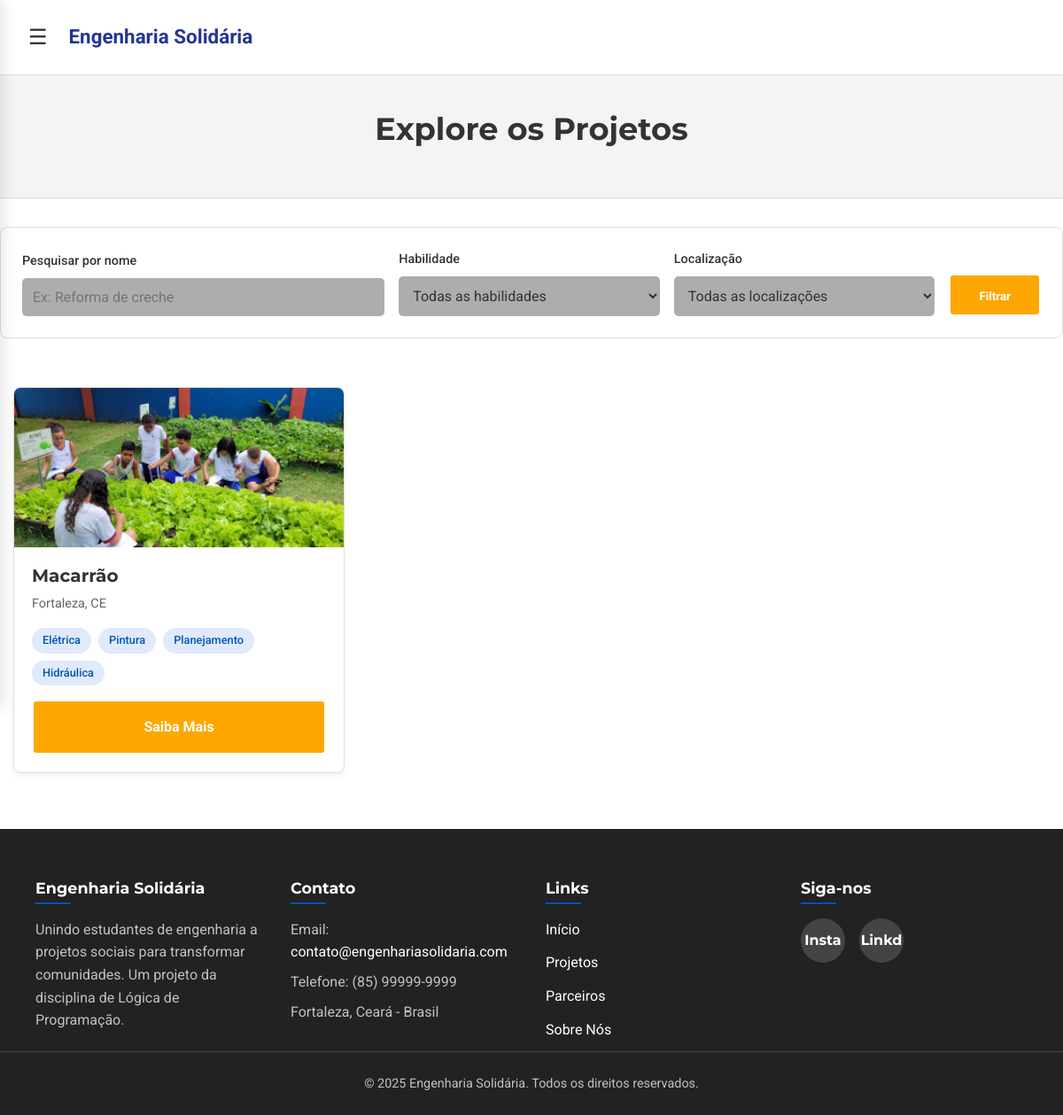
/projetos, run on an earlier commit of the app's database.
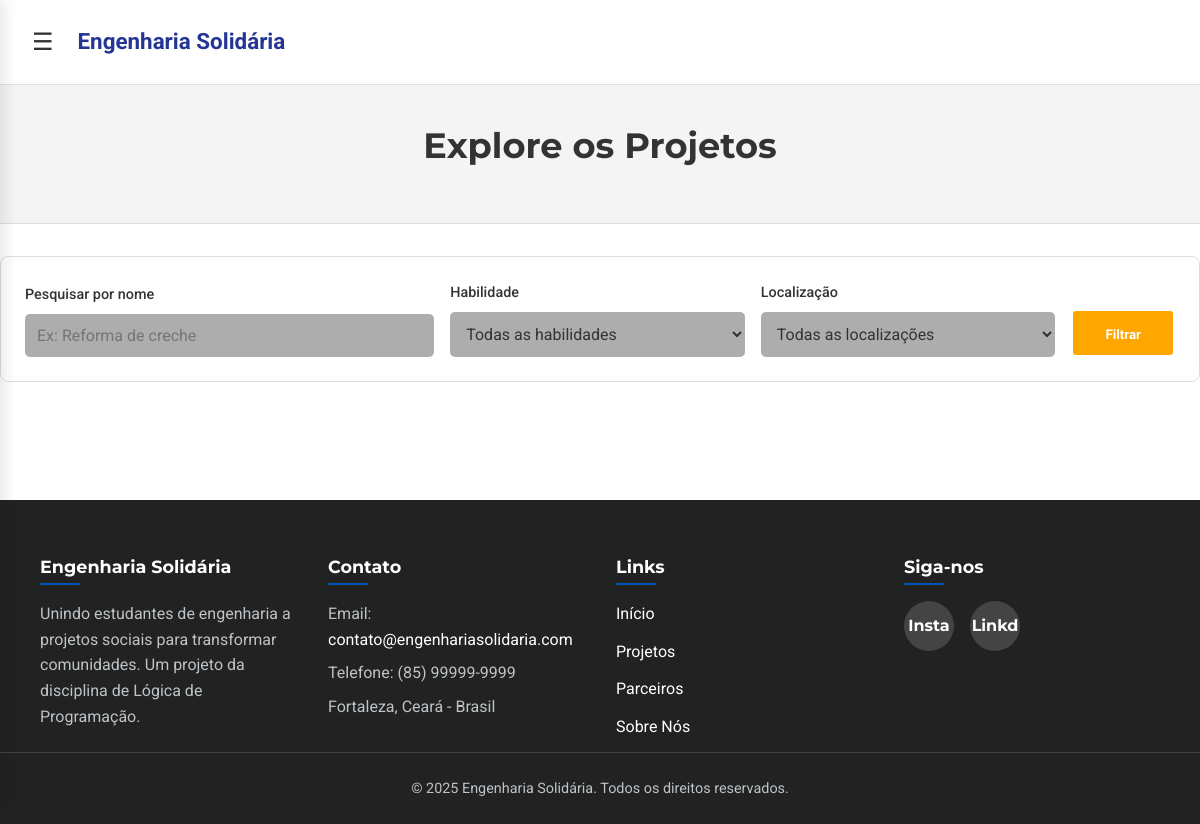
And on a later commit of the database.
### ES/models.py (models this page shows, shortened)
class Project(db.Model):
    id = db.Column(db.Integer, primary_key=True)
    title = db.Column(db.String(150), nullable=False)
    description = db.Column(db.Text, nullable=False)
    location = db.Column(db.String(100), nullable=False)
    status = db.Column(db.String(50), nullable=False, default='Não Inicializada')
    work_date = db.Column(db.Date, nullable=True)
    responsible_org = db.Column(db.String(150), nullable=True)
    responsible_contact = db.Column(db.String(100), nullable=True)
    voluntarios = db.relationship('User', secondary=inscricoes, back_populates='projects')
    required_skills = db.relationship('Skill', secondary=project_skills, lazy='subquery', backref=db.backref('projects', lazy=True))

class Skill(db.Model):
    id = db.Column(db.Integer, primary_key=True)
    name = db.Column(db.String(50), unique=True, nullable=False)

### ES/routes/routes_project.py (the view)
@dp.route('/projetos')
def projetos():
    todos_os_projetos = Project.query.all()
    todas_as_skills = Skill.query.order_by(Skill.name).all()
    locations_tuples = db.session.query(Project.location).distinct().order_by(Project.location).all()
    todas_as_localizacoes = [loc[0] for loc in locations_tuples if loc[0]]
    return render_template(
        'projetos.html',
        logged_in=('user_id' in session),
        projects=todos_os_projetos,
        skills=todas_as_skills,
        locations=todas_as_localizacoes
    )

### ES/templates/projetos.html (shortened to what this page needs)
<!DOCTYPE html>
<html lang="pt-BR">
  <head>
    <link
      rel="stylesheet"
      href="{{ url_for('static', filename='css/base.css') }}"
    />
    <link
      rel="stylesheet"
      href="{{ url_for('static', filename='css/header.css') }}"
    />
    <link
      rel="stylesheet"
      href="{{ url_for('static', filename='css/sidebar.css') }}"
    />
    <link
      rel="stylesheet"
      href="{{ url_for('static', filename='css/footer.css') }}"
    />
    <link
      rel="stylesheet"
      href="{{ url_for('static', filename='css/projetos.css') }}"
    />
  </head>
  <body
    data-url-home="{{ url_for('main.homepage') }}"
    data-url-projetos="{{ url_for('main.projetos') }}"
    data-url-parceiros="{{ url_for('main.parceiros') }}"
    data-url-sobre-nos="{{ url_for('main.sobre_nos') }}"
    data-url-login="{{ url_for('main.login_cadastro') }}"
    data-url-register="{{ url_for('main.login_cadastro') }}#register"
    data-logged-in="{{ logged_in }}"
    data-url-logout="{{ url_for('main.logout') }}"
    data-url-perfil="{{ url_for('main.perfil') }}"
  >
    <header id="top-header">
      <button id="sidebar-toggle" aria-label="Abrir menu lateral">
        &#9776;
      </button>
      <a href="{{ url_for('main.homepage') }}" class="header-logo"
        >Engenharia Solidária</a
      >
    </header>
    <div id="main-content">
      <main>
        <section class="page-header">
          <div class="container">
            <h1>Explore os Projetos</h1>
          </div>
        </section>
        <div class="container">
          <form class="filters-bar" id="filters-form">
            <div class="filter-group filter-search">
              <label for="search">Pesquisar por nome</label>
              <input
                type="text"
                id="search"
                name="search"
                placeholder="Ex: Reforma de creche"
              />
            </div>
            <div class="filter-group">
              <label for="habilidade">Habilidade</label>
              <select id="habilidade" name="habilidade">
                <option value="all">Todas as habilidades</option>
              </select>
            </div>
            <div class="filter-group">
              <label for="localizacao">Localização</label>
              <select id="localizacao" name="localizacao">
                <option value="all">Todas as localizações</option>
              </select>
            </div>
            <button type="submit" class="btn btn-primary" id="filter-btn">
              Filtrar
            </button>
          </form>
        </div>
        <section class="projects-list">
          <div class="container">
            <div class="projects-grid">
              {% for project in projects %}
              <div class="project-card">
                <img
                  src="../static/img/horta_em_escola.jpg"
                  alt="Imagem do Projeto"
                />
                <div class="project-card-content">
                  <h3>{{ project.title }}</h3>
                  <p class="project-card-location">{{ project.location }}</p>
                  <div class="project-card-tags">
                    {% for skill in project.required_skills %}
                    <span class="tag" data-skill="{{ skill.name|lower }}"
                      >{{ skill.name }}</span
                    >
                    {% else %}
                    <span
                      class="tag"
                      style="background-color: #eee; color: #777"
                      >Nenhuma habilidade específica</span
                    >
                    {% endfor %}
                  </div>
                  <a
                    href="{{ url_for('main.detalhes_projeto', project_id=project.id) }}"
                    class="btn btn-primary"
                    >Saiba Mais</a
                  >
                </div>
              </div>
              {% endfor %}
            </div>
          </div>
        </section>
      </main>
      <footer class="footer">
        <div class="container">
          <div class="footer-content">
            <div class="footer-column footer-about">
              <h4>Engenharia Solidária</h4>
              <p>
                Unindo estudantes de engenharia a projetos sociais para
                transformar comunidades. Um projeto da disciplina de Lógica de
                Programação.
              </p>
            </div>
            <div class="footer-column footer-contact">
              <h4>Contato</h4>
              <p>
                Email:
                <a href="mailto:contato@engenhariasolidaria.com"
                  >contato@engenhariasolidaria.com</a
                >
              </p>
              <p>Telefone: (85) 99999-9999</p>
              <p>Fortaleza, Ceará - Brasil</p>
            </div>
            <div class="footer-column footer-links">
              <h4>Links</h4>
              <ul>
                <li><a href="{{ url_for('main.homepage') }}">Início</a></li>
                <li><a href="{{ url_for('main.projetos') }}">Projetos</a></li>
                <li><a href="{{ url_for('main.parceiros') }}">Parceiros</a></li>
                <li><a href="{{ url_for('main.sobre_nos') }}">Sobre Nós</a></li>
              </ul>
            </div>
            <div class="footer-column footer-social">
              <h4>Siga-nos</h4>
              <div class="social-links">
                <a href="#" aria-label="Instagram">Insta</a>
                <a href="#" aria-label="LinkedIn">Linkd</a>
              </div>
            </div>
          </div>
          <div class="footer-bottom">
            <p>
              &copy; 2025 Engenharia Solidária. Todos os direitos reservados.
            </p>
          </div>
        </div>
      </footer>
    </div>
  </body>
</html>

### ES/static/css/base.css (style rules this page uses)
:root { --cor-primaria: #253594; --cor-secundaria: #d9534f; --cor-sucesso: #4cae4c; --cor-fundo: #ffffff; --cor-fundo-secundario: #f4f4f4; --cor-texto: #333333; --cor-texto-claro: #ffffff; --cor-borda: #e0e0e0; --cor-botao: #f7b910; --cor-botao: #ffa600; --fonte-principal: "Roboto", sans-serif; --fonte-secundaria: "Montserrat", sans-serif; --texto-xs: 0.75rem; --texto-sm: 0.875rem; --texto-base: 1rem; --texto-lg: 1.400rem; --texto-xl: 1.5rem; --texto-2xl: 2rem; --esp-1: 0.25rem; --esp-2: 0.5rem; --esp-3: 1rem; --esp-4: 1.5rem; --esp-5: 2rem; --esp-6: 3rem; --raio-borda: 5px; --sombra-padrao: 0 4px 12px rgba(0, 0, 0, 0.08); --largura-maxima: 1200px; }
*, *::before, *::after { box-sizing: border-box; margin: 0; padding: 0; }
html { scroll-behavior: smooth; -webkit-font-smoothing: antialiased; -moz-osx-font-smoothing: grayscale; }
body { min-height: 100vh; display: flex; flex-direction: column; font-family: var(--fonte-principal); font-size: var(--texto-base); color: var(--cor-texto); background-color: var(--cor-fundo); line-height: 1.6; }
ul, ol { list-style: none; }
a { text-decoration: none; color: var(--cor-primaria); }
h1, h2, h3, h4, h5, h6 { font-family: var(--fonte-secundaria); font-weight: 700; line-height: 1.2; margin-bottom: var(--esp-3); }
h1 { font-size: var(--texto-2xl); }
.btn { display: inline-block; padding: var(--esp-3) var(--esp-5); font-family: var(--fonte-principal); font-weight: 700; border-radius: var(--raio-borda); text-decoration: none; transition: all 0.3s ease; border: 2px solid transparent; cursor: pointer; text-align: center; }
.btn-primary { background-color: var(--cor-botao); color: var(--cor-texto-claro); border-color: var(--cor-botao-hover); }

### ES/static/css/header.css (style rules this page uses)
#top-header { width: 100%; padding: var(--esp-4) var(--esp-5); background-color: var(--cor-fundo); border-bottom: 1px solid var(--cor-borda); display: flex; align-items: center; gap: var(--esp-4); }
#sidebar-toggle { background: none; border: none; font-size: var(--texto-xl); color: var(--cor-texto); cursor: pointer; }
.header-logo { font-size: var(--texto-lg); font-weight: 700; color: var(--cor-primaria); text-decoration: none; }

### ES/static/css/footer.css (style rules this page uses)
:root { --primary-color: #0056b3; --primary-color-dark: #004085; --text-color: #333; --white: #ffffff; --footer-bg: #222; --footer-text: #bdc3c7; --footer-links: #ffffff; --footer-border: #444; }
.footer { background-color: var(--footer-bg); color: var(--footer-text); padding-top: 3.5rem; padding-bottom: 1.5rem; font-family: 'Roboto', sans-serif; line-height: 1.6; margin-top: auto; }
.footer-content { display: flex; flex-wrap: wrap; justify-content: space-between; gap: 2rem; padding:0 2.5rem; }
.footer-column { flex: 1 1 220px; min-width: 220px; }
.footer-column h4 { font-family: 'Montserrat', sans-serif; font-size: 1.1rem; font-weight: 700; color: var(--white); margin-bottom: 1rem; position: relative; padding-bottom: 0.5rem; }
.footer-column h4::after { content: ''; position: absolute; left: 0; bottom: 0; width: 40px; height: 2px; background-color: var(--primary-color); }
.footer-column p { margin-bottom: 0.5rem; }
.footer-contact a { color: var(--footer-links); text-decoration: none; transition: color 0.3s ease; }
.footer-links ul { list-style: none; padding: 0; margin: 0; }
.footer-links li { margin-bottom: 0.75rem; }
.footer-links a { color: var(--footer-links); text-decoration: none; transition: all 0.3s ease; }
.social-links { display: flex; gap: 1rem; }
.social-links a { display: inline-block; width: 50px; height: 50px; border-radius: 50%; background-color: var(--footer-border); color: var(--footer-links); display: flex; align-items: center; justify-content: center; text-decoration: none; font-weight: 700; font-family: 'Montserrat', sans-serif; transition: background-color 0.3s ease; }
.footer-bottom { text-align: center; padding-top: 1.5rem; border-top: 1px solid var(--footer-border); font-size: 0.9rem; color: var(--footer-text); }
.footer-bottom p { margin: 0; }

What changed in the data, as far as the page shows it:
removed Project: title "Macarrão", location "Fortaleza, CE"
removed Skill: name "Elétrica"
removed Skill: name "Pintura"
removed Skill: name "Planejamento"
removed Skill: name "Hidráulica"
